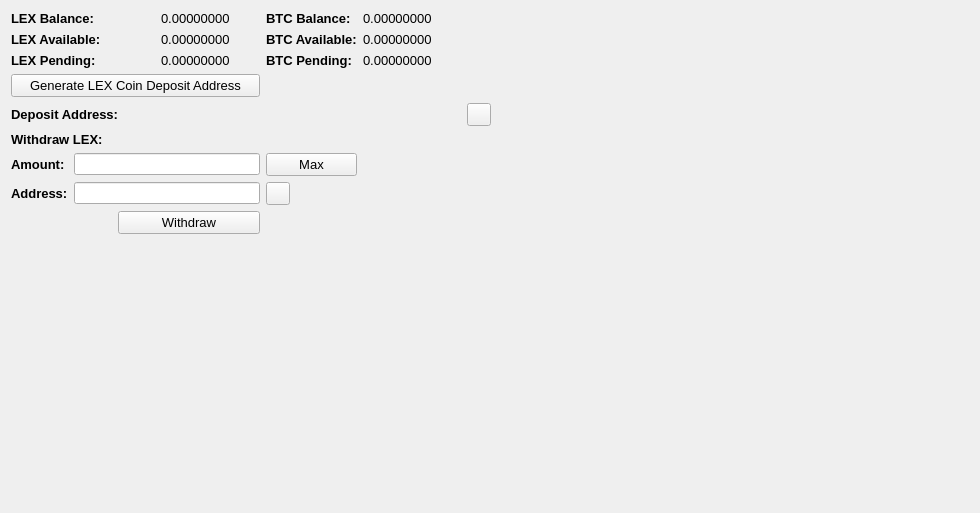
     <widget class="QWidget" name="BalanceTab">
      <attribute name="title">
       <string>Balance</string>
      </attribute>
      <layout class="QGridLayout" name="gridLayout_2">
       <item row="0" column="0" colspan="2">
        <widget class="QLabel" name="label_11">
         <property name="font">
          <font>
           <pointsize>10</pointsize>
           <weight>75</weight>
           <bold>true</bold>
          </font>
         </property>
         <property name="text">
          <string>LEX Balance:</string>
         </property>
        </widget>
       </item>
       <item row="0" column="3">
        <widget class="QLabel" name="LEXBalanceLabel">
         <property name="font">
          <font>
           <pointsize>10</pointsize>
          </font>
         </property>
         <property name="text">
          <string>0.00000000</string>
         </property>
         <property name="textInteractionFlags">
          <set>Qt::LinksAccessibleByMouse|Qt::TextSelectableByMouse</set>
         </property>
        </widget>
       </item>
       <item row="0" column="4">
        <widget class="QLabel" name="label_12">
         <property name="font">
          <font>
           <pointsize>10</pointsize>
           <weight>75</weight>
           <bold>true</bold>
          </font>
         </property>
         <property name="text">
          <string>BTC Balance:</string>
         </property>
        </widget>
       </item>
       <item row="0" column="5">
        <widget class="QLabel" name="BitcoinBalanceLabel">
         <property name="font">
          <font>
           <pointsize>10</pointsize>
          </font>
         </property>
         <property name="text">
          <string>0.00000000</string>
         </property>
         <property name="textInteractionFlags">
          <set>Qt::LinksAccessibleByMouse|Qt::TextSelectableByMouse</set>
         </property>
        </widget>
       </item>
       <item row="0" column="7" rowspan="10">
        <spacer name="horizontalSpacer_4">
         <property name="orientation">
          <enum>Qt::Horizontal</enum>
         </property>
         <property name="sizeHint" stdset="0">
          <size>
           <width>478</width>
           <height>488</height>
          </size>
         </property>
        </spacer>
       </item>
       <item row="1" column="0" colspan="2">
        <widget class="QLabel" name="label_13">
         <property name="font">
          <font>
           <pointsize>10</pointsize>
           <weight>75</weight>
           <bold>true</bold>
          </font>
         </property>
         <property name="text">
          <string>LEX Available:</string>
         </property>
        </widget>
       </item>
       <item row="1" column="3">
        <widget class="QLabel" name="LEXAvailableLabel_2">
         <property name="font">
          <font>
           <pointsize>10</pointsize>
          </font>
         </property>
         <property name="text">
          <string>0.00000000</string>
         </property>
         <property name="textInteractionFlags">
          <set>Qt::LinksAccessibleByMouse|Qt::TextSelectableByMouse</set>
         </property>
        </widget>
       </item>
       <item row="1" column="4">
        <widget class="QLabel" name="label_15">
         <property name="font">
          <font>
           <pointsize>10</pointsize>
           <weight>75</weight>
           <bold>true</bold>
          </font>
         </property>
         <property name="text">
          <string>BTC Available:</string>
         </property>
        </widget>
       </item>
       <item row="1" column="5">
        <widget class="QLabel" name="BitcoinAvailableLabel">
         <property name="font">
          <font>
           <pointsize>10</pointsize>
          </font>
         </property>
         <property name="text">
          <string>0.00000000</string>
         </property>
         <property name="textInteractionFlags">
          <set>Qt::LinksAccessibleByMouse|Qt::TextSelectableByMouse</set>
         </property>
        </widget>
       </item>
       <item row="2" column="0" colspan="2">
        <widget class="QLabel" name="label_14">
         <property name="font">
          <font>
           <pointsize>10</pointsize>
           <weight>75</weight>
           <bold>true</bold>
          </font>
         </property>
         <property name="text">
          <string>LEX Pending:</string>
         </property>
        </widget>
       </item>
       <item row="2" column="3">
        <widget class="QLabel" name="LEXPendingLabel">
         <property name="font">
          <font>
           <pointsize>10</pointsize>
          </font>
         </property>
         <property name="text">
          <string>0.00000000</string>
         </property>
         <property name="textInteractionFlags">
          <set>Qt::LinksAccessibleByMouse|Qt::TextSelectableByMouse</set>
         </property>
        </widget>
       </item>
       <item row="2" column="4">
        <widget class="QLabel" name="label_31">
         <property name="font">
          <font>
           <pointsize>10</pointsize>
           <weight>75</weight>
           <bold>true</bold>
          </font>
         </property>
         <property name="text">
          <string>BTC Pending:</string>
         </property>
        </widget>
       </item>
       <item row="2" column="5">
        <widget class="QLabel" name="BitcoinPendingLabel">
         <property name="font">
          <font>
           <pointsize>10</pointsize>
          </font>
         </property>
         <property name="text">
          <string>0.00000000</string>
         </property>
         <property name="textInteractionFlags">
          <set>Qt::LinksAccessibleByMouse|Qt::TextSelectableByMouse</set>
         </property>
        </widget>
       </item>
       <item row="3" column="0" colspan="4">
        <widget class="QPushButton" name="GenDepositBTN">
         <property name="font">
          <font>
           <pointsize>10</pointsize>
          </font>
         </property>
         <property name="text">
          <string>Generate LEX Coin Deposit Address</string>
         </property>
        </widget>
       </item>
       <item row="4" column="0" colspan="3">
        <widget class="QLabel" name="label_33">
         <property name="font">
          <font>
           <pointsize>10</pointsize>
           <weight>75</weight>
           <bold>true</bold>
          </font>
         </property>
         <property name="text">
          <string>Deposit Address:</string>
         </property>
        </widget>
       </item>
       <item row="4" column="3" colspan="3">
        <widget class="QLabel" name="DepositAddressLabel">
         <property name="minimumSize">
          <size>
           <width>300</width>
           <height>0</height>
          </size>
         </property>
         <property name="palette">
          <palette>
           <active>
            <colorrole role="WindowText">
             <brush brushstyle="SolidPattern">
              <color alpha="255">
               <red>0</red>
               <green>0</green>
               <blue>0</blue>
              </color>
             </brush>
            </colorrole>
            <colorrole role="Text">
             <brush brushstyle="SolidPattern">
              <color alpha="255">
               <red>0</red>
               <green>0</green>
               <blue>255</blue>
              </color>
             </brush>
            </colorrole>
           </active>
           <inactive>
            <colorrole role="WindowText">
             <brush brushstyle="SolidPattern">
              <color alpha="255">
               <red>0</red>
               <green>0</green>
               <blue>0</blue>
              </color>
             </brush>
            </colorrole>
            <colorrole role="Text">
             <brush brushstyle="SolidPattern">
              <color alpha="255">
               <red>0</red>
               <green>0</green>
               <blue>255</blue>
              </color>
             </brush>
            </colorrole>
           </inactive>
           <disabled>
            <colorrole role="WindowText">
             <brush brushstyle="SolidPattern">
              <color alpha="255">
               <red>120</red>
               <green>120</green>
               <blue>120</blue>
              </color>
             </brush>
            </colorrole>
            <colorrole role="Text">
             <brush brushstyle="SolidPattern">
              <color alpha="255">
               <red>120</red>
               <green>120</green>
               <blue>120</blue>
              </color>
             </brush>
            </colorrole>
           </disabled>
          </palette>
         </property>
         <property name="font">
          <font>
           <pointsize>10</pointsize>
           <weight>75</weight>
           <bold>true</bold>
          </font>
         </property>
         <property name="text">
          <string/>
         </property>
         <property name="alignment">
          <set>Qt::AlignRight|Qt::AlignTrailing|Qt::AlignVCenter</set>
         </property>
         <property name="textInteractionFlags">
          <set>Qt::LinksAccessibleByMouse|Qt::TextSelectableByKeyboard|Qt::TextSelectableByMouse</set>
         </property>
        </widget>
       </item>
       <item row="4" column="6">
        <widget class="QToolButton" name="DepositCopyButton">
         <property name="toolTip">
          <string>Copy to clipboard</string>
         </property>
         <property name="text">
          <string/>
         </property>
         <property name="icon">
          <iconset>
           <normaloff>:/icons/editcopy</normaloff>:/icons/editcopy</iconset>
         </property>
         <property name="shortcut">
          <string>Alt+P</string>
         </property>
        </widget>
       </item>
       <item row="5" column="0" colspan="2">
        <widget class="QLabel" name="label_34">
         <property name="font">
          <font>
           <pointsize>10</pointsize>
           <weight>75</weight>
           <bold>true</bold>
          </font>
         </property>
         <property name="text">
          <string>Withdraw LEX:</string>
         </property>
        </widget>
       </item>
       <item row="6" column="0">
        <widget class="QLabel" name="label_26">
         <property name="font">
          <font>
           <pointsize>10</pointsize>
           <weight>75</weight>
           <bold>true</bold>
          </font>
         </property>
         <property name="text">
          <string>Amount:</string>
         </property>
        </widget>
       </item>
       <item row="6" column="1" colspan="3">
        <widget class="QLineEdit" name="WithdrawUnitsInput">
         <property name="font">
          <font>
           <pointsize>9</pointsize>
           <weight>75</weight>
           <bold>true</bold>
          </font>
         </property>
         <property name="text">
          <string/>
         </property>
        </widget>
       </item>
       <item row="6" column="4">
        <widget class="QPushButton" name="Withdraw_Max_Amount">
         <property name="font">
          <font>
           <pointsize>10</pointsize>
          </font>
         </property>
         <property name="text">
          <string>Max</string>
         </property>
        </widget>
       </item>
       <item row="7" column="0">
        <widget class="QLabel" name="label_10">
         <property name="font">
          <font>
           <pointsize>10</pointsize>
           <weight>75</weight>
           <bold>true</bold>
          </font>
         </property>
         <property name="text">
          <string>Address:</string>
         </property>
        </widget>
       </item>
       <item row="7" column="1" colspan="3">
        <widget class="QLineEdit" name="WithdrawAddress">
         <property name="font">
          <font>
           <pointsize>9</pointsize>
           <weight>75</weight>
           <bold>true</bold>
          </font>
         </property>
        </widget>
       </item>
       <item row="7" column="4">
        <widget class="QToolButton" name="WithdrawPasteButton">
         <property name="toolTip">
          <string>Paste from clipboard</string>
         </property>
         <property name="text">
          <string/>
         </property>
         <property name="icon">
          <iconset>
           <normaloff>:/icons/editpaste</normaloff>:/icons/editpaste</iconset>
         </property>
         <property name="shortcut">
          <string>Alt+P</string>
         </property>
        </widget>
       </item>
       <item row="8" column="2" colspan="2">
        <widget class="QPushButton" name="WithdrawUnitsBtn">
         <property name="font">
          <font>
           <pointsize>10</pointsize>
          </font>
         </property>
         <property name="text">
          <string>Withdraw</string>
         </property>
        </widget>
       </item>
       <item row="9" column="0" colspan="6">
        <spacer name="verticalSpacer">
         <property name="orientation">
          <enum>Qt::Vertical</enum>
         </property>
         <property name="sizeHint" stdset="0">
          <size>
           <width>428</width>
           <height>262</height>
          </size>
         </property>
        </spacer>
       </item>
      </layout>
      <zorder>label_31</zorder>
      <zorder>label_15</zorder>
      <zorder>label_12</zorder>
      <zorder>label_14</zorder>
      <zorder>label_13</zorder>
      <zorder>label_11</zorder>
      <zorder>BitcoinBalanceLabel</zorder>
      <zorder>LEXBalanceLabel</zorder>
      <zorder>LEXAvailableLabel_2</zorder>
      <zorder>LEXPendingLabel</zorder>
      <zorder>BitcoinAvailableLabel</zorder>
      <zorder>BitcoinPendingLabel</zorder>
      <zorder>label_33</zorder>
      <zorder>GenDepositBTN</zorder>
      <zorder>DepositAddressLabel</zorder>
      <zorder>Withdraw_Max_Amount</zorder>
      <zorder>label_34</zorder>
      <zorder>WithdrawUnitsInput</zorder>
      <zorder>label_10</zorder>
      <zorder>label_26</zorder>
      <zorder>WithdrawAddress</zorder>
      <zorder>WithdrawUnitsBtn</zorder>
      <zorder>WithdrawPasteButton</zorder>
      <zorder>DepositCopyButton</zorder>
     </widget>
